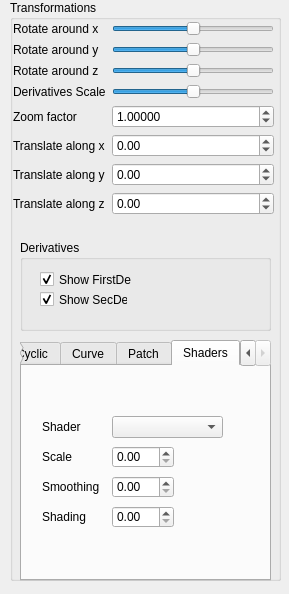
<?xml version="1.0" encoding="UTF-8"?>
<ui version="4.0">
 <class>SideWidget</class>
 <widget class="QWidget" name="SideWidget">
  <property name="geometry">
   <rect>
    <x>0</x>
    <y>0</y>
    <width>289</width>
    <height>594</height>
   </rect>
  </property>
  <property name="sizePolicy">
   <sizepolicy hsizetype="Fixed" vsizetype="Preferred">
    <horstretch>0</horstretch>
    <verstretch>0</verstretch>
   </sizepolicy>
  </property>
  <property name="minimumSize">
   <size>
    <width>269</width>
    <height>0</height>
   </size>
  </property>
  <property name="windowTitle">
   <string>Form</string>
  </property>
  <widget class="QGroupBox" name="groupBox">
   <property name="geometry">
    <rect>
     <x>10</x>
     <y>0</y>
     <width>271</width>
     <height>581</height>
    </rect>
   </property>
   <property name="title">
    <string>Transformations</string>
   </property>
   <widget class="QWidget" name="layoutWidget">
    <property name="geometry">
     <rect>
      <x>3</x>
      <y>21</y>
      <width>261</width>
      <height>221</height>
     </rect>
    </property>
    <layout class="QFormLayout" name="formLayout">
     <item row="0" column="0">
      <widget class="QLabel" name="label">
       <property name="text">
        <string>Rotate around x</string>
       </property>
       <property name="buddy">
        <cstring>rotate_x_slider</cstring>
       </property>
      </widget>
     </item>
     <item row="0" column="1">
      <widget class="QSlider" name="rotate_x_slider">
       <property name="minimum">
        <number>-180</number>
       </property>
       <property name="maximum">
        <number>180</number>
       </property>
       <property name="orientation">
        <enum>Qt::Horizontal</enum>
       </property>
      </widget>
     </item>
     <item row="1" column="0">
      <widget class="QLabel" name="label_2">
       <property name="text">
        <string>Rotate around y</string>
       </property>
       <property name="buddy">
        <cstring>rotate_y_slider</cstring>
       </property>
      </widget>
     </item>
     <item row="1" column="1">
      <widget class="QSlider" name="rotate_y_slider">
       <property name="minimum">
        <number>-180</number>
       </property>
       <property name="maximum">
        <number>180</number>
       </property>
       <property name="orientation">
        <enum>Qt::Horizontal</enum>
       </property>
      </widget>
     </item>
     <item row="2" column="0">
      <widget class="QLabel" name="label_3">
       <property name="text">
        <string>Rotate around z</string>
       </property>
       <property name="buddy">
        <cstring>rotate_z_slider</cstring>
       </property>
      </widget>
     </item>
     <item row="2" column="1">
      <widget class="QSlider" name="rotate_z_slider">
       <property name="minimum">
        <number>-180</number>
       </property>
       <property name="maximum">
        <number>180</number>
       </property>
       <property name="orientation">
        <enum>Qt::Horizontal</enum>
       </property>
      </widget>
     </item>
     <item row="3" column="0">
      <widget class="QLabel" name="label_8">
       <property name="text">
        <string>Derivatives Scale</string>
       </property>
      </widget>
     </item>
     <item row="3" column="1">
      <widget class="QSlider" name="derivatives_scale_slider">
       <property name="maximum">
        <number>200</number>
       </property>
       <property name="singleStep">
        <number>1</number>
       </property>
       <property name="value">
        <number>100</number>
       </property>
       <property name="orientation">
        <enum>Qt::Horizontal</enum>
       </property>
      </widget>
     </item>
     <item row="4" column="0">
      <widget class="QLabel" name="label_4">
       <property name="text">
        <string>Zoom factor</string>
       </property>
       <property name="buddy">
        <cstring>zoom_factor_spin_box</cstring>
       </property>
      </widget>
     </item>
     <item row="4" column="1">
      <widget class="QDoubleSpinBox" name="zoom_factor_spin_box">
       <property name="toolTip">
        <string/>
       </property>
       <property name="decimals">
        <number>5</number>
       </property>
       <property name="minimum">
        <double>0.000100000000000</double>
       </property>
       <property name="maximum">
        <double>10000.000000000000000</double>
       </property>
       <property name="singleStep">
        <double>0.100000000000000</double>
       </property>
       <property name="value">
        <double>1.000000000000000</double>
       </property>
      </widget>
     </item>
     <item row="5" column="0">
      <widget class="QLabel" name="label_5">
       <property name="text">
        <string>Translate along x</string>
       </property>
       <property name="buddy">
        <cstring>trans_x_spin_box</cstring>
       </property>
      </widget>
     </item>
     <item row="5" column="1">
      <widget class="QDoubleSpinBox" name="trans_x_spin_box">
       <property name="minimum">
        <double>-100.000000000000000</double>
       </property>
       <property name="maximum">
        <double>100.000000000000000</double>
       </property>
       <property name="singleStep">
        <double>0.100000000000000</double>
       </property>
      </widget>
     </item>
     <item row="6" column="0">
      <widget class="QLabel" name="label_6">
       <property name="text">
        <string>Translate along y</string>
       </property>
       <property name="buddy">
        <cstring>trans_y_spin_box</cstring>
       </property>
      </widget>
     </item>
     <item row="6" column="1">
      <widget class="QDoubleSpinBox" name="trans_y_spin_box">
       <property name="minimum">
        <double>-100.000000000000000</double>
       </property>
       <property name="maximum">
        <double>100.000000000000000</double>
       </property>
       <property name="singleStep">
        <double>0.100000000000000</double>
       </property>
      </widget>
     </item>
     <item row="7" column="0">
      <widget class="QLabel" name="label_7">
       <property name="text">
        <string>Translate along z</string>
       </property>
       <property name="buddy">
        <cstring>trans_z_spin_box</cstring>
       </property>
      </widget>
     </item>
     <item row="7" column="1">
      <widget class="QDoubleSpinBox" name="trans_z_spin_box">
       <property name="minimum">
        <double>-100.000000000000000</double>
       </property>
       <property name="maximum">
        <double>100.000000000000000</double>
       </property>
       <property name="singleStep">
        <double>0.100000000000000</double>
       </property>
      </widget>
     </item>
    </layout>
   </widget>
   <widget class="QTabWidget" name="tabWidget">
    <property name="geometry">
     <rect>
      <x>10</x>
      <y>340</y>
      <width>251</width>
      <height>241</height>
     </rect>
    </property>
    <property name="currentIndex">
     <number>7</number>
    </property>
    <widget class="QWidget" name="tab_3">
     <attribute name="title">
      <string>Triangle</string>
     </attribute>
     <widget class="QLabel" name="label_32">
      <property name="geometry">
       <rect>
        <x>80</x>
        <y>70</y>
        <width>91</width>
        <height>31</height>
       </rect>
      </property>
      <property name="text">
       <string>Just a triangle</string>
      </property>
     </widget>
    </widget>
    <widget class="QWidget" name="tab">
     <attribute name="title">
      <string>Parametric</string>
     </attribute>
     <widget class="QLabel" name="label_9">
      <property name="geometry">
       <rect>
        <x>10</x>
        <y>20</y>
        <width>81</width>
        <height>16</height>
       </rect>
      </property>
      <property name="text">
       <string>Division Points</string>
      </property>
     </widget>
     <widget class="QSpinBox" name="parametric_division_points_sb">
      <property name="geometry">
       <rect>
        <x>140</x>
        <y>20</y>
        <width>71</width>
        <height>22</height>
       </rect>
      </property>
      <property name="maximum">
       <number>400</number>
      </property>
      <property name="value">
       <number>200</number>
      </property>
     </widget>
     <widget class="QLabel" name="label_10">
      <property name="geometry">
       <rect>
        <x>10</x>
        <y>50</y>
        <width>81</width>
        <height>16</height>
       </rect>
      </property>
      <property name="text">
       <string>Selected Curve</string>
      </property>
     </widget>
     <widget class="QComboBox" name="parametric_curve_cb">
      <property name="geometry">
       <rect>
        <x>140</x>
        <y>50</y>
        <width>91</width>
        <height>22</height>
       </rect>
      </property>
     </widget>
    </widget>
    <widget class="QWidget" name="tab_2">
     <attribute name="title">
      <string>Models</string>
     </attribute>
     <widget class="QLabel" name="label_11">
      <property name="geometry">
       <rect>
        <x>20</x>
        <y>20</y>
        <width>81</width>
        <height>16</height>
       </rect>
      </property>
      <property name="text">
       <string>Select Model</string>
      </property>
     </widget>
     <widget class="QComboBox" name="models_cb">
      <property name="geometry">
       <rect>
        <x>120</x>
        <y>20</y>
        <width>101</width>
        <height>22</height>
       </rect>
      </property>
     </widget>
    </widget>
    <widget class="QWidget" name="tab_4">
     <attribute name="title">
      <string>Surfaces</string>
     </attribute>
     <widget class="QLabel" name="label_12">
      <property name="geometry">
       <rect>
        <x>20</x>
        <y>20</y>
        <width>81</width>
        <height>16</height>
       </rect>
      </property>
      <property name="text">
       <string>Select Surface</string>
      </property>
     </widget>
     <widget class="QLabel" name="label_13">
      <property name="geometry">
       <rect>
        <x>20</x>
        <y>50</y>
        <width>81</width>
        <height>16</height>
       </rect>
      </property>
      <property name="text">
       <string>Select Material</string>
      </property>
     </widget>
     <widget class="QCheckBox" name="chb_apply_texture">
      <property name="geometry">
       <rect>
        <x>20</x>
        <y>80</y>
        <width>101</width>
        <height>17</height>
       </rect>
      </property>
      <property name="text">
       <string>Apply Texture</string>
      </property>
     </widget>
     <widget class="QComboBox" name="parametric_surface_cb">
      <property name="geometry">
       <rect>
        <x>140</x>
        <y>20</y>
        <width>91</width>
        <height>22</height>
       </rect>
      </property>
     </widget>
     <widget class="QComboBox" name="material_cb">
      <property name="geometry">
       <rect>
        <x>140</x>
        <y>50</y>
        <width>91</width>
        <height>22</height>
       </rect>
      </property>
     </widget>
     <widget class="QComboBox" name="texture_cb">
      <property name="geometry">
       <rect>
        <x>140</x>
        <y>80</y>
        <width>69</width>
        <height>22</height>
       </rect>
      </property>
     </widget>
    </widget>
    <widget class="QWidget" name="tab_5">
     <attribute name="title">
      <string>Cyclic</string>
     </attribute>
     <widget class="QLabel" name="label_14">
      <property name="geometry">
       <rect>
        <x>10</x>
        <y>20</y>
        <width>101</width>
        <height>16</height>
       </rect>
      </property>
      <property name="text">
       <string>Select Cyclic Curve</string>
      </property>
     </widget>
     <widget class="QComboBox" name="cyclic_curve_cb">
      <property name="geometry">
       <rect>
        <x>120</x>
        <y>20</y>
        <width>111</width>
        <height>22</height>
       </rect>
      </property>
     </widget>
     <widget class="QLabel" name="label_15">
      <property name="geometry">
       <rect>
        <x>10</x>
        <y>50</y>
        <width>101</width>
        <height>16</height>
       </rect>
      </property>
      <property name="text">
       <string>Division points</string>
      </property>
     </widget>
     <widget class="QSpinBox" name="cyclic_div_p_sb">
      <property name="geometry">
       <rect>
        <x>120</x>
        <y>50</y>
        <width>91</width>
        <height>22</height>
       </rect>
      </property>
      <property name="maximum">
       <number>400</number>
      </property>
      <property name="value">
       <number>20</number>
      </property>
     </widget>
     <widget class="QDoubleSpinBox" name="cyclic_x">
      <property name="geometry">
       <rect>
        <x>120</x>
        <y>110</y>
        <width>62</width>
        <height>22</height>
       </rect>
      </property>
      <property name="minimum">
       <double>-99.000000000000000</double>
      </property>
     </widget>
     <widget class="QDoubleSpinBox" name="cyclic_y">
      <property name="geometry">
       <rect>
        <x>120</x>
        <y>140</y>
        <width>62</width>
        <height>22</height>
       </rect>
      </property>
      <property name="minimum">
       <double>-99.000000000000000</double>
      </property>
     </widget>
     <widget class="QDoubleSpinBox" name="cyclic_z">
      <property name="geometry">
       <rect>
        <x>120</x>
        <y>170</y>
        <width>62</width>
        <height>22</height>
       </rect>
      </property>
      <property name="minimum">
       <double>-99.000000000000000</double>
      </property>
     </widget>
     <widget class="QLabel" name="label_16">
      <property name="geometry">
       <rect>
        <x>10</x>
        <y>120</y>
        <width>47</width>
        <height>13</height>
       </rect>
      </property>
      <property name="text">
       <string>x:</string>
      </property>
     </widget>
     <widget class="QLabel" name="label_17">
      <property name="geometry">
       <rect>
        <x>10</x>
        <y>140</y>
        <width>41</width>
        <height>20</height>
       </rect>
      </property>
      <property name="text">
       <string>y:</string>
      </property>
     </widget>
     <widget class="QLabel" name="label_18">
      <property name="geometry">
       <rect>
        <x>10</x>
        <y>170</y>
        <width>47</width>
        <height>13</height>
       </rect>
      </property>
      <property name="text">
       <string>z:</string>
      </property>
     </widget>
     <widget class="QLabel" name="label_24">
      <property name="geometry">
       <rect>
        <x>10</x>
        <y>80</y>
        <width>47</width>
        <height>13</height>
       </rect>
      </property>
      <property name="text">
       <string>Point</string>
      </property>
     </widget>
     <widget class="QComboBox" name="cyclic_point_cb">
      <property name="geometry">
       <rect>
        <x>120</x>
        <y>80</y>
        <width>69</width>
        <height>22</height>
       </rect>
      </property>
     </widget>
    </widget>
    <widget class="QWidget" name="tab_6">
     <attribute name="title">
      <string>Curve</string>
     </attribute>
     <widget class="QComboBox" name="trig_point_cb">
      <property name="geometry">
       <rect>
        <x>150</x>
        <y>10</y>
        <width>69</width>
        <height>22</height>
       </rect>
      </property>
     </widget>
     <widget class="QLabel" name="label_20">
      <property name="geometry">
       <rect>
        <x>10</x>
        <y>10</y>
        <width>61</width>
        <height>16</height>
       </rect>
      </property>
      <property name="text">
       <string>Select Point</string>
      </property>
     </widget>
     <widget class="QDoubleSpinBox" name="trig_sb_x">
      <property name="geometry">
       <rect>
        <x>150</x>
        <y>40</y>
        <width>62</width>
        <height>22</height>
       </rect>
      </property>
      <property name="minimum">
       <double>-999.000000000000000</double>
      </property>
     </widget>
     <widget class="QDoubleSpinBox" name="trig_sb_y">
      <property name="geometry">
       <rect>
        <x>150</x>
        <y>70</y>
        <width>62</width>
        <height>22</height>
       </rect>
      </property>
      <property name="minimum">
       <double>-99999.000000000000000</double>
      </property>
     </widget>
     <widget class="QLabel" name="label_21">
      <property name="geometry">
       <rect>
        <x>100</x>
        <y>40</y>
        <width>16</width>
        <height>16</height>
       </rect>
      </property>
      <property name="text">
       <string>x:</string>
      </property>
     </widget>
     <widget class="QLabel" name="label_22">
      <property name="geometry">
       <rect>
        <x>100</x>
        <y>70</y>
        <width>21</width>
        <height>16</height>
       </rect>
      </property>
      <property name="text">
       <string>y:</string>
      </property>
     </widget>
     <widget class="QLabel" name="label_23">
      <property name="geometry">
       <rect>
        <x>100</x>
        <y>100</y>
        <width>21</width>
        <height>16</height>
       </rect>
      </property>
      <property name="text">
       <string>z:</string>
      </property>
     </widget>
     <widget class="QDoubleSpinBox" name="trig_sb_z">
      <property name="geometry">
       <rect>
        <x>150</x>
        <y>100</y>
        <width>62</width>
        <height>22</height>
       </rect>
      </property>
      <property name="minimum">
       <double>-999.000000000000000</double>
      </property>
     </widget>
     <widget class="QCheckBox" name="trig_control_points_chb">
      <property name="geometry">
       <rect>
        <x>20</x>
        <y>170</y>
        <width>131</width>
        <height>17</height>
       </rect>
      </property>
      <property name="text">
       <string>Show Control Points</string>
      </property>
      <property name="checked">
       <bool>true</bool>
      </property>
     </widget>
     <widget class="QLabel" name="label_19">
      <property name="geometry">
       <rect>
        <x>90</x>
        <y>130</y>
        <width>51</width>
        <height>21</height>
       </rect>
      </property>
      <property name="text">
       <string>Alpha</string>
      </property>
     </widget>
     <widget class="QDoubleSpinBox" name="alpha_sb">
      <property name="geometry">
       <rect>
        <x>150</x>
        <y>130</y>
        <width>62</width>
        <height>22</height>
       </rect>
      </property>
      <property name="minimum">
       <double>0.100000000000000</double>
      </property>
      <property name="maximum">
       <double>3.140000000000000</double>
      </property>
      <property name="singleStep">
       <double>0.010000000000000</double>
      </property>
     </widget>
    </widget>
    <widget class="QWidget" name="tab_7">
     <attribute name="title">
      <string>Patch</string>
     </attribute>
     <widget class="QLabel" name="label_25">
      <property name="geometry">
       <rect>
        <x>10</x>
        <y>20</y>
        <width>51</width>
        <height>21</height>
       </rect>
      </property>
      <property name="text">
       <string>Alpha u</string>
      </property>
     </widget>
     <widget class="QLabel" name="label_26">
      <property name="geometry">
       <rect>
        <x>130</x>
        <y>20</y>
        <width>51</width>
        <height>21</height>
       </rect>
      </property>
      <property name="text">
       <string>Alpha v</string>
      </property>
     </widget>
     <widget class="QDoubleSpinBox" name="patch_a_u">
      <property name="geometry">
       <rect>
        <x>50</x>
        <y>20</y>
        <width>62</width>
        <height>22</height>
       </rect>
      </property>
      <property name="maximum">
       <double>3.140000000000000</double>
      </property>
      <property name="singleStep">
       <double>0.050000000000000</double>
      </property>
     </widget>
     <widget class="QDoubleSpinBox" name="patch_a_v">
      <property name="geometry">
       <rect>
        <x>170</x>
        <y>20</y>
        <width>62</width>
        <height>22</height>
       </rect>
      </property>
      <property name="maximum">
       <double>3.140000000000000</double>
      </property>
      <property name="singleStep">
       <double>0.050000000000000</double>
      </property>
     </widget>
     <widget class="QLabel" name="label_27">
      <property name="geometry">
       <rect>
        <x>60</x>
        <y>50</y>
        <width>47</width>
        <height>13</height>
       </rect>
      </property>
      <property name="text">
       <string>Row</string>
      </property>
     </widget>
     <widget class="QLabel" name="label_28">
      <property name="geometry">
       <rect>
        <x>60</x>
        <y>80</y>
        <width>47</width>
        <height>13</height>
       </rect>
      </property>
      <property name="text">
       <string>Col</string>
      </property>
     </widget>
     <widget class="QComboBox" name="patch_row_cb">
      <property name="geometry">
       <rect>
        <x>90</x>
        <y>50</y>
        <width>69</width>
        <height>22</height>
       </rect>
      </property>
     </widget>
     <widget class="QComboBox" name="patch_col_cb">
      <property name="geometry">
       <rect>
        <x>90</x>
        <y>70</y>
        <width>69</width>
        <height>22</height>
       </rect>
      </property>
     </widget>
     <widget class="QLabel" name="label_29">
      <property name="geometry">
       <rect>
        <x>60</x>
        <y>100</y>
        <width>31</width>
        <height>16</height>
       </rect>
      </property>
      <property name="text">
       <string>x:</string>
      </property>
     </widget>
     <widget class="QLabel" name="label_30">
      <property name="geometry">
       <rect>
        <x>60</x>
        <y>130</y>
        <width>31</width>
        <height>16</height>
       </rect>
      </property>
      <property name="text">
       <string>y:</string>
      </property>
     </widget>
     <widget class="QLabel" name="label_31">
      <property name="geometry">
       <rect>
        <x>60</x>
        <y>160</y>
        <width>31</width>
        <height>16</height>
       </rect>
      </property>
      <property name="text">
       <string>z:</string>
      </property>
     </widget>
     <widget class="QDoubleSpinBox" name="patch_x_sb">
      <property name="geometry">
       <rect>
        <x>90</x>
        <y>100</y>
        <width>62</width>
        <height>22</height>
       </rect>
      </property>
      <property name="minimum">
       <double>-99.000000000000000</double>
      </property>
     </widget>
     <widget class="QDoubleSpinBox" name="patch_y_sb">
      <property name="geometry">
       <rect>
        <x>90</x>
        <y>130</y>
        <width>62</width>
        <height>22</height>
       </rect>
      </property>
      <property name="minimum">
       <double>-99.000000000000000</double>
      </property>
     </widget>
     <widget class="QDoubleSpinBox" name="patch_z_sb">
      <property name="geometry">
       <rect>
        <x>90</x>
        <y>160</y>
        <width>62</width>
        <height>22</height>
       </rect>
      </property>
      <property name="minimum">
       <double>-99.000000000000000</double>
      </property>
     </widget>
     <widget class="QCheckBox" name="patch_uip_chb">
      <property name="geometry">
       <rect>
        <x>170</x>
        <y>70</y>
        <width>70</width>
        <height>17</height>
       </rect>
      </property>
      <property name="text">
       <string>UIP</string>
      </property>
     </widget>
     <widget class="QCheckBox" name="patch_vip_chb">
      <property name="geometry">
       <rect>
        <x>170</x>
        <y>90</y>
        <width>70</width>
        <height>17</height>
       </rect>
      </property>
      <property name="text">
       <string>VIP</string>
      </property>
     </widget>
    </widget>
    <widget class="QWidget" name="tab_8">
     <attribute name="title">
      <string>Shaders</string>
     </attribute>
     <widget class="QComboBox" name="_shader_cb">
      <property name="geometry">
       <rect>
        <x>90</x>
        <y>50</y>
        <width>111</width>
        <height>22</height>
       </rect>
      </property>
      <property name="currentText">
       <string/>
      </property>
     </widget>
     <widget class="QLabel" name="label_33">
      <property name="geometry">
       <rect>
        <x>20</x>
        <y>50</y>
        <width>61</width>
        <height>21</height>
       </rect>
      </property>
      <property name="text">
       <string>Shader</string>
      </property>
     </widget>
     <widget class="QDoubleSpinBox" name="scale_sb">
      <property name="geometry">
       <rect>
        <x>90</x>
        <y>80</y>
        <width>62</width>
        <height>22</height>
       </rect>
      </property>
     </widget>
     <widget class="QDoubleSpinBox" name="smoothing_sb">
      <property name="geometry">
       <rect>
        <x>90</x>
        <y>110</y>
        <width>62</width>
        <height>22</height>
       </rect>
      </property>
     </widget>
     <widget class="QLabel" name="label_34">
      <property name="geometry">
       <rect>
        <x>20</x>
        <y>80</y>
        <width>61</width>
        <height>21</height>
       </rect>
      </property>
      <property name="text">
       <string>Scale</string>
      </property>
     </widget>
     <widget class="QLabel" name="label_35">
      <property name="geometry">
       <rect>
        <x>20</x>
        <y>110</y>
        <width>61</width>
        <height>21</height>
       </rect>
      </property>
      <property name="text">
       <string>Smoothing</string>
      </property>
     </widget>
     <widget class="QLabel" name="label_36">
      <property name="geometry">
       <rect>
        <x>20</x>
        <y>140</y>
        <width>61</width>
        <height>21</height>
       </rect>
      </property>
      <property name="text">
       <string>Shading</string>
      </property>
     </widget>
     <widget class="QDoubleSpinBox" name="shading_sb">
      <property name="geometry">
       <rect>
        <x>90</x>
        <y>140</y>
        <width>62</width>
        <height>22</height>
       </rect>
      </property>
     </widget>
    </widget>
   </widget>
   <widget class="QGroupBox" name="groupBox_2">
    <property name="geometry">
     <rect>
      <x>10</x>
      <y>240</y>
      <width>251</width>
      <height>91</height>
     </rect>
    </property>
    <property name="layoutDirection">
     <enum>Qt::LeftToRight</enum>
    </property>
    <property name="title">
     <string>Derivatives</string>
    </property>
    <widget class="QCheckBox" name="chb_first_der">
     <property name="geometry">
      <rect>
       <x>20</x>
       <y>30</y>
       <width>92</width>
       <height>19</height>
      </rect>
     </property>
     <property name="text">
      <string>Show FirstDer</string>
     </property>
     <property name="checked">
      <bool>true</bool>
     </property>
    </widget>
    <widget class="QCheckBox" name="chb_second_der">
     <property name="geometry">
      <rect>
       <x>20</x>
       <y>50</y>
       <width>88</width>
       <height>19</height>
      </rect>
     </property>
     <property name="text">
      <string>Show SecDer</string>
     </property>
     <property name="checked">
      <bool>true</bool>
     </property>
    </widget>
   </widget>
  </widget>
 </widget>
 <resources/>
 <connections/>
</ui>
